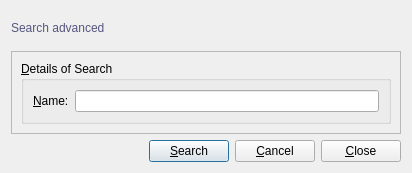
<?xml version="1.0" encoding="UTF-8"?>
<ui version="4.0">
 <class>UserSearch</class>
 <widget class="QDialog" name="UserSearch">
  <property name="geometry">
   <rect>
    <x>0</x>
    <y>0</y>
    <width>412</width>
    <height>173</height>
   </rect>
  </property>
  <property name="windowTitle">
   <string>Search advanced</string>
  </property>
  <property name="windowIcon">
   <iconset resource="resources.qrc">
    <normaloff>:/default/static/default/icons/22x22/face-devilish.png</normaloff>:/default/static/default/icons/22x22/face-devilish.png</iconset>
  </property>
  <layout class="QGridLayout" name="gridLayout">
   <item row="0" column="0">
    <layout class="QHBoxLayout" name="horizontalLayout_2">
     <item>
      <widget class="QLabel" name="titleLabel">
       <property name="styleSheet">
        <string notr="true">color: rgb(85, 85, 127);
font: 75 14pt &quot;DejaVu Sans Mono&quot;;</string>
       </property>
       <property name="text">
        <string>Search advanced</string>
       </property>
      </widget>
     </item>
     <item>
      <spacer name="horizontalSpacer">
       <property name="orientation">
        <enum>Qt::Horizontal</enum>
       </property>
       <property name="sizeHint" stdset="0">
        <size>
         <width>40</width>
         <height>20</height>
        </size>
       </property>
      </spacer>
     </item>
    </layout>
   </item>
   <item row="1" column="0">
    <widget class="QFrame" name="frame">
     <property name="frameShape">
      <enum>QFrame::StyledPanel</enum>
     </property>
     <property name="frameShadow">
      <enum>QFrame::Raised</enum>
     </property>
     <layout class="QGridLayout" name="gridLayout_2">
      <item row="0" column="0">
       <widget class="QGroupBox" name="detailsSearchGroupBox">
        <property name="title">
         <string>&amp;Details of Search</string>
        </property>
        <layout class="QFormLayout" name="formLayout">
         <item row="0" column="0">
          <widget class="QLabel" name="nameLabel">
           <property name="text">
            <string>&amp;Name:</string>
           </property>
           <property name="buddy">
            <cstring>nameLineEdit</cstring>
           </property>
          </widget>
         </item>
         <item row="0" column="1">
          <widget class="QLineEdit" name="nameLineEdit"/>
         </item>
        </layout>
       </widget>
      </item>
     </layout>
    </widget>
   </item>
   <item row="2" column="0">
    <layout class="QHBoxLayout" name="horizontalLayout">
     <item>
      <spacer name="horizontalSpacer_2">
       <property name="orientation">
        <enum>Qt::Horizontal</enum>
       </property>
       <property name="sizeHint" stdset="0">
        <size>
         <width>40</width>
         <height>20</height>
        </size>
       </property>
      </spacer>
     </item>
     <item>
      <widget class="QPushButton" name="searchPushButton">
       <property name="text">
        <string>&amp;Search</string>
       </property>
       <property name="icon">
        <iconset resource="resources.qrc">
         <normaloff>:/default/static/default/icons/22x22/dialog-ok-apply.png</normaloff>:/default/static/default/icons/22x22/dialog-ok-apply.png</iconset>
       </property>
       <property name="shortcut">
        <string>Ctrl+S</string>
       </property>
      </widget>
     </item>
     <item>
      <widget class="QPushButton" name="cancelPushButton">
       <property name="text">
        <string>&amp;Cancel</string>
       </property>
       <property name="icon">
        <iconset resource="resources.qrc">
         <normaloff>:/default/static/default/icons/22x22/dialog-cancel.png</normaloff>:/default/static/default/icons/22x22/dialog-cancel.png</iconset>
       </property>
       <property name="shortcut">
        <string>Ctrl+Shift+W</string>
       </property>
      </widget>
     </item>
     <item>
      <widget class="QPushButton" name="closePushButton">
       <property name="text">
        <string>&amp;Close</string>
       </property>
       <property name="icon">
        <iconset resource="resources.qrc">
         <normaloff>:/default/static/default/icons/22x22/window-close.png</normaloff>:/default/static/default/icons/22x22/window-close.png</iconset>
       </property>
       <property name="shortcut">
        <string>Ctrl+W</string>
       </property>
      </widget>
     </item>
    </layout>
   </item>
  </layout>
 </widget>
 <tabstops>
  <tabstop>searchPushButton</tabstop>
  <tabstop>cancelPushButton</tabstop>
 </tabstops>
 <resources>
  <include location="resources.qrc"/>
 </resources>
 <connections/>
</ui>
